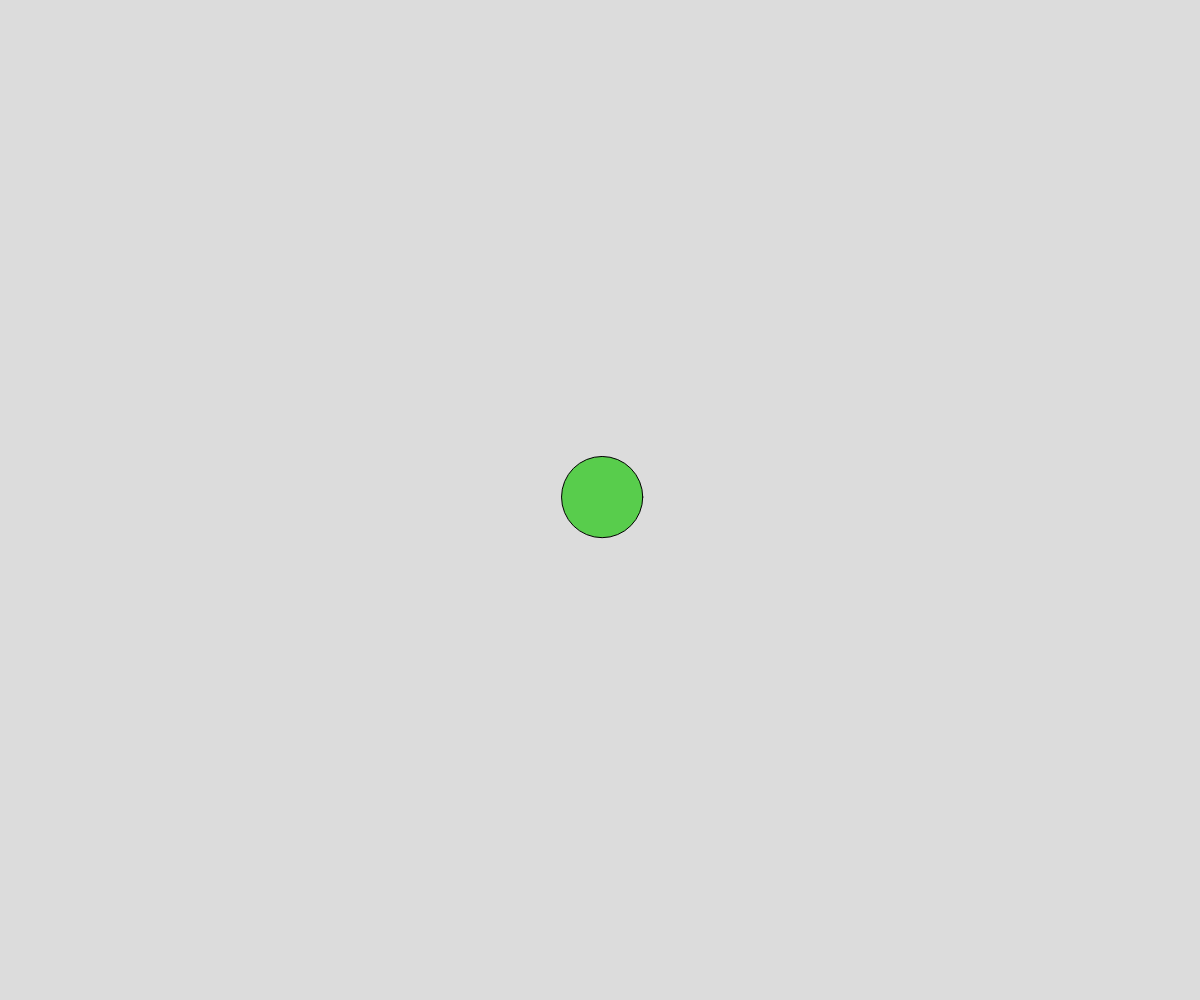
Frame 1 (no input)
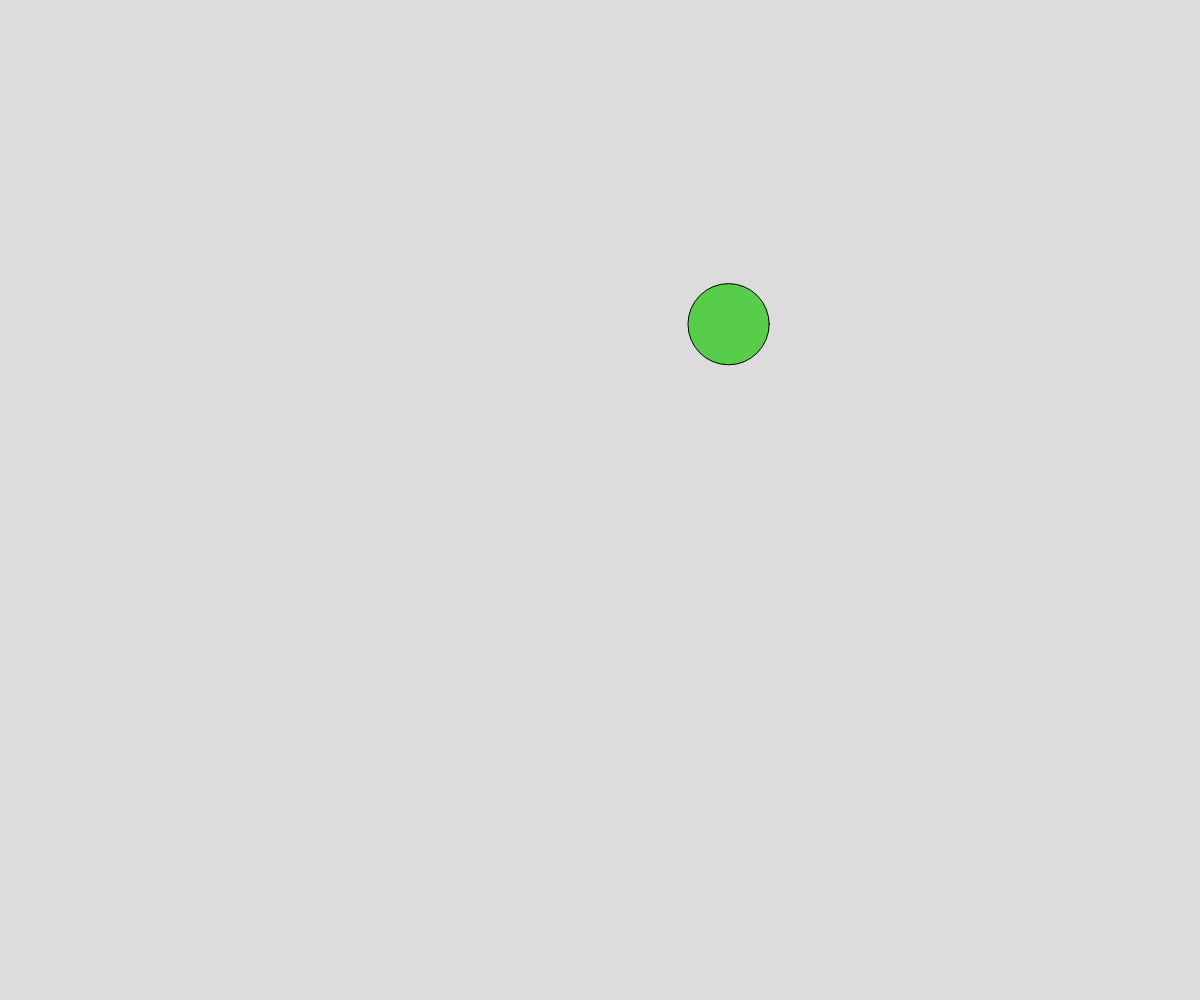
Frame 60 (no input)
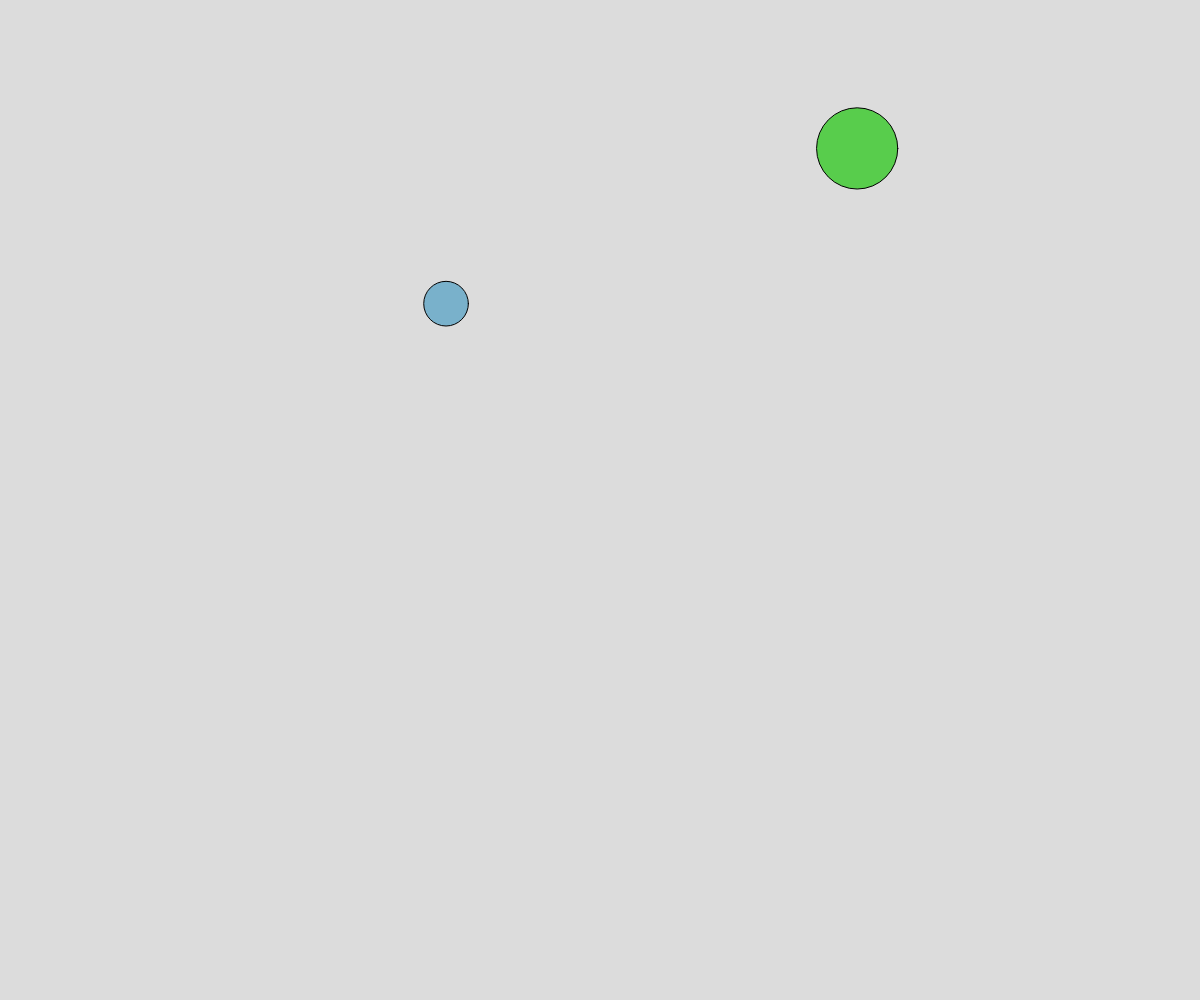
Frame 120 (the mouse pressed at the canvas centre since frame 60)

The p5.js sketch that drew these frames (run headless with seeded random() and noise() and a simulated clock; from frame 60 on, the mouse is pressed at the canvas centre):

// p5.js sketch
// ── sketch.js
// Bouncing Balls
// Using Arrays and Object Notation

let shapes = [];

function setup() {
  createCanvas(windowWidth, windowHeight);
  spawnBall(width/2, height/2);
}

function draw() {
  background(220);
  moveShapes();
  displayShapes();
}

function mousePressed() {
  spawnBall(mouseX, mouseY);
}

function moveShapes() {
  for (let i=0; i<shapes.length; i++) {
    shapes[i].x += shapes[i].dx;
    shapes[i].y += shapes[i].dy;
    if ((shapes[i].y - shapes[i].diameter / 2) < 0 || (shapes[i].y + shapes[i].diameter / 2) > windowHeight) {
      shapes[i].dy *= -1;
    }
    if ((shapes[i].x - shapes[i].diameter / 2) < 0 || (shapes[i].x + shapes[i].diameter / 2) > windowWidth) {
      shapes[i].dx *= -1;
    }
  }
}

function displayShapes() {
  for (let i=0; i<shapes.length; i++) {
    fill(shapes[i].theColour);
    circle(shapes[i].x, shapes[i].y, shapes[i].diameter);
  }
}

function spawnBall(tempX,tempY) {
  let newBall = {
    x: tempX,
    y: tempY,
    dx: random(-5, 5),
    dy: random(-5, 5),
    diameter: random(25, 100),
    theColour: color(random(255), random(255), random(255))
  };
  shapes.push(newBall);
}
